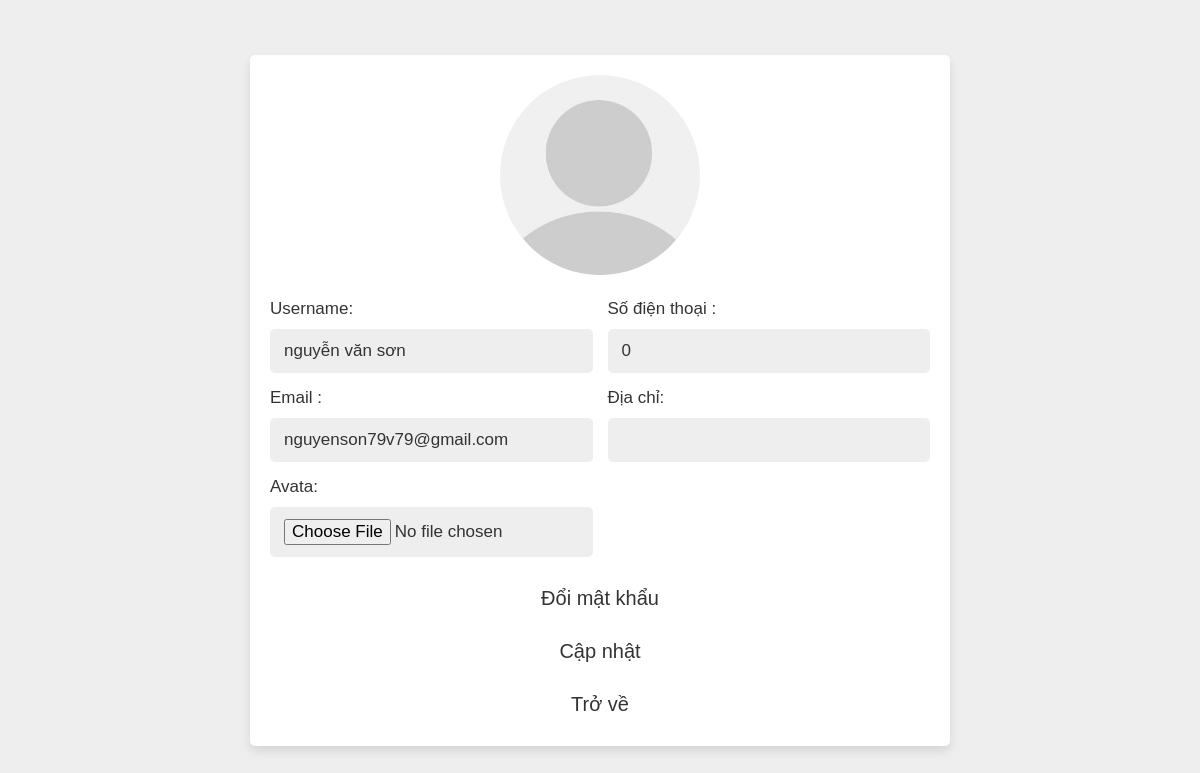
Screenshot of /view/profile.php (signed in) with the database file from the repository.
### tables this page shows
CREATE TABLE `users` (
  `id` int(20) NOT NULL,
  `username` varchar(100) NOT NULL,
  `email` varchar(100) NOT NULL,
  `phone` int(10) NOT NULL,
  `address` varchar(50) NOT NULL,
  `password` varchar(100) NOT NULL,
  `user_type` varchar(20) NOT NULL DEFAULT 'user',
  `image` varchar(100) NOT NULL
);

### view/profile.php (the view, shortened to what this page needs)
<?php
   @include '../model/connectdb.php';
   $user_id = $_SESSION['id_user'];
?>
<!DOCTYPE html>
<html lang="en">
<head>
</head>
<body>
<div class="update-profile">
   <?php
      $select = mysqli_query($conn, "SELECT * FROM `users` WHERE id = '$user_id'") or die('Cập nhật thất bại');
      if(mysqli_num_rows($select) > 0){
         $fetch = mysqli_fetch_assoc($select);
      }
   ?>
   <form action="" method="post" enctype="multipart/form-data">
      <?php
         if($fetch['image'] == ''){
            echo '<img src="../public/img/avata_default.png">';
         }else{
            echo '<img src="../public/uploaded_img/'.$fetch['image'].'">';
         }
      ?>
      <div class="flex">
         <div class="inputBox">
            <span>Username:</span>
            <input type="text" name="update_name" value="<?php echo $fetch['username']; ?>" class="box">
            <span>Email :</span>
            <input type="email" name="update_email" value="<?php echo $fetch['email']; ?>" class="box">
            <span>Avata:</span>
            <input type="file" name="update_image" accept="image/jpg, image/jpeg, image/png" class="box">
         </div>
         <div class="inputBox">
            <span>Số điện thoại :</span>
            <input type="phone" name="update_phone" value="<?php echo $fetch['phone']; ?>" class="box">
            <span>Địa chỉ:</span>
            <input type="text" name="update_address" value="<?php echo $fetch['address']; ?>" class="box">
         </div>
      </div>
      <a class="delete-btn" href="../index.php?act=update_pass">Đổi mật khẩu</a>
      <input type="submit" value="Cập nhật" name="update_profile" class="btn">
      <a href="../index.php" class="delete-btn">Trở về</a>
   </form>
</div>
</body>
</html>

### view/profile.php (style rules this page uses)
:root { --black:#333; --white:#fff; --gray: gray; --light-bg:#eee; --text:#ECE5C7; --box-shadow:0 5px 10px rgba(0,0,0,.1); }
* { font-family: 'Poppins', sans-serif; margin:0; padding:0; box-sizing: border-box; outline: none; border: none; text-decoration: none; }
.btn, .delete-btn { width: 100%; border-radius: 5px; padding:10px 30px; color:var(--black); display: block; text-align: center; cursor: pointer; font-size: 20px; margin-top: 10px; }
.btn { background-color: var(--white); }
.delete-btn { background-color: var(--white); }
.update-profile { min-height: 100vh; background-color: var(--light-bg); display: flex; align-items: center; justify-content: center; padding:20px; }
.update-profile form { padding:20px; background-color: var(--white); box-shadow: var(--box-shadow); text-align: center; width: 700px; text-align: center; border-radius: 5px; }
.update-profile form img { height: 200px; width: 200p; border-radius: 50%; object-fit: cover; margin-bottom: 5px; }
.update-profile form .flex { display: flex; justify-content: space-between; margin-bottom: 20px; gap:15px; }
.update-profile form .flex .inputBox { width: 49%; }
.update-profile form .flex .inputBox span { text-align: left; display: block; margin-top: 15px; font-size: 17px; color:var(--black); }
.update-profile form .flex .inputBox .box { width: 100%; border-radius: 5px; background-color: var(--light-bg); padding:12px 14px; font-size: 17px; color:var(--black); margin-top: 10px; }

### rows the page displays
users: update_name "nguyễn văn sơn", update_email "nguyenson79v79@gmail.com", update_phone "0"
